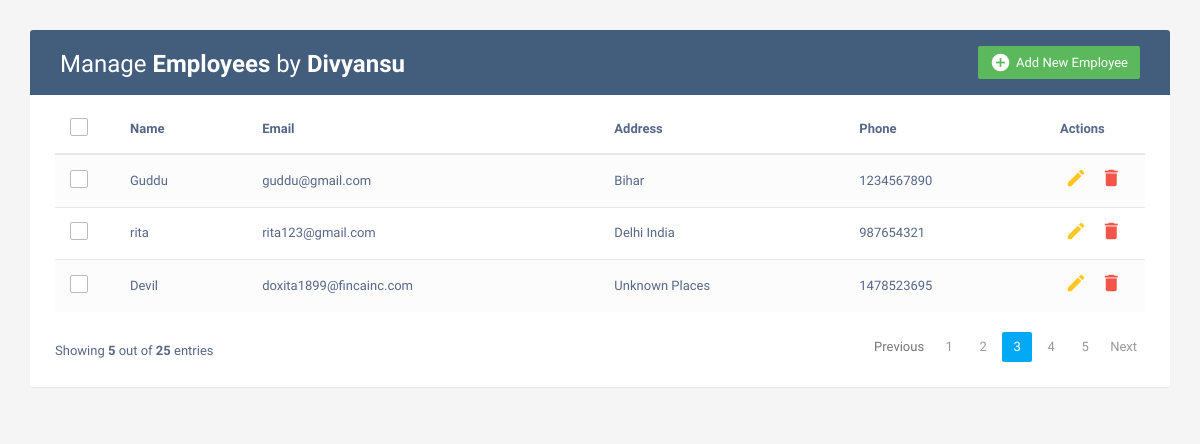
The page / on the database its author committed.
### CURD/models.py (models this page shows, shortened)
class Employee(models.Model):
    name = models.CharField(max_length=100)
    email = models.EmailField(max_length=100)
    address = models.TextField()
    phone = models.IntegerField()

### CURD/views.py (the view)
# urls.py: path('',index,name='home'),
def index(request):
    emp = Employee.objects.all()
    context = {
        'emp':emp
    }
    return render(request,'index.html',context)

### templates/index.html (shortened to what this page needs)
<!DOCTYPE html>
<html lang="en">
<head>
<link rel="stylesheet" href="https://maxcdn.bootstrapcdn.com/font-awesome/4.7.0/css/font-awesome.min.css">
<link rel="stylesheet" href="https://maxcdn.bootstrapcdn.com/bootstrap/3.3.7/css/bootstrap.min.css">
<body>
    <div class="container">
        <div class="table-wrapper">
            <div class="table-title">
                <div class="row">
                    <div class="col-sm-6">
						<h2>Manage <b>Employees </b> by <b><a class="me" href="https://instagram.com/123divyansuverma">Divyansu</a></b></h2>
					</div>
					<div class="col-sm-6">
						<a href="#addEmployeeModal" class="btn btn-success" data-toggle="modal"><i class="material-icons">&#xE147;</i> <span>Add New Employee</span></a>
					</div>
                </div>
            </div>
            <table class="table table-striped table-hover">
                <thead>
                    <tr>
						<th>
							<span class="custom-checkbox">
								<label for="selectAll"></label>
							</span>
						</th>
                        <th>Name</th>
                        <th>Email</th>
						<th>Address</th>
                        <th>Phone</th>
                        <th>Actions</th>
                    </tr>
                </thead>
                <tbody>
                    {% for em in emp %}
                        <tr>
                            <td>
                                <span class="custom-checkbox">
                                    <label for="checkbox1"></label>
                                </span>
                            </td>
                            <td>{{em.name}}</td>
                            <td>{{em.email}}</td>
                            <td>{{em.address}}</td>
                            <td>{{em.phone}}</td>
                            <td>
                                <a href="#editEmployeeModal-{{ forloop.counter }}" class="edit" data-toggle="modal"><i class="material-icons" data-toggle="tooltip" title="Edit">&#xE254;</i></a>
                                <a href="#deleteEmployeeModal-{{forloop.counter}}" class="delete" data-toggle="modal"><i class="material-icons" data-toggle="tooltip" title="Delete">&#xE872;</i></a>
                            </td>
                        </tr>
                    {% endfor %}
                </tbody>
            </table>
			<div class="clearfix">
                <div class="hint-text">Showing <b>5</b> out of <b>25</b> entries</div>
                <ul class="pagination">
                    <li class="page-item disabled"><a href="#">Previous</a></li>
                    <li class="page-item"><a href="#" class="page-link">1</a></li>
                    <li class="page-item"><a href="#" class="page-link">2</a></li>
                    <li class="page-item active"><a href="#" class="page-link">3</a></li>
                    <li class="page-item"><a href="#" class="page-link">4</a></li>
                    <li class="page-item"><a href="#" class="page-link">5</a></li>
                    <li class="page-item"><a href="#" class="page-link">Next</a></li>
                </ul>
            </div>
        </div>
    </div>
</body>
</html>

### templates/index.html (style rules this page uses)
body { color: #566787; background: #f5f5f5; font-family: 'Varela Round', sans-serif; font-size: 13px; }
.table-wrapper { background: #fff; padding: 20px 25px; margin: 30px 0; border-radius: 3px; box-shadow: 0 1px 1px rgba(0,0,0,.05); }
.table-title { padding-bottom: 15px; background: #435d7d; color: #fff; padding: 16px 30px; margin: -20px -25px 10px; border-radius: 3px 3px 0 0; }
.table-title h2 { margin: 5px 0 0; font-size: 24px; }
.table-title .btn { color: #fff; float: right; font-size: 13px; border: none; min-width: 50px; border-radius: 2px; border: none; outline: none !important; margin-left: 10px; }
.table-title .btn i { float: left; font-size: 21px; margin-right: 5px; }
.table-title .btn span { float: left; margin-top: 2px; }
table.table tr th, table.table tr td { border-color: #e9e9e9; padding: 12px 15px; vertical-align: middle; }
table.table tr th:first-child { width: 60px; }
table.table tr th:last-child { width: 100px; }
table.table-striped tbody tr:nth-of-type(odd) { background-color: #fcfcfc; }
table.table td:last-child i { opacity: 0.9; font-size: 22px; margin: 0 5px; }
table.table td a { font-weight: bold; color: #566787; display: inline-block; text-decoration: none; outline: none !important; }
table.table td a.edit { color: #FFC107; }
table.table td a.delete { color: #F44336; }
table.table td i { font-size: 19px; }
.pagination { float: right; margin: 0 0 5px; }
.pagination li a { border: none; font-size: 13px; min-width: 30px; min-height: 30px; color: #999; margin: 0 2px; line-height: 30px; border-radius: 2px !important; text-align: center; padding: 0 6px; }
.pagination li.active a, .pagination li.active a.page-link { background: #03A9F4; }
.hint-text { float: left; margin-top: 10px; font-size: 13px; }
.custom-checkbox { position: relative; }
.custom-checkbox label:before { width: 18px; height: 18px; }
.custom-checkbox label:before { content: ''; margin-right: 10px; display: inline-block; vertical-align: text-top; background: white; border: 1px solid #bbb; border-radius: 2px; box-sizing: border-box; z-index: 2; }
.me { text-decoration:none; color:white; }

### rows shown on the page
Employee: name "Guddu", email "guddu@gmail.com", address "Bihar", phone "1234567890"
Employee: name "rita", email "rita123@gmail.com", address "Delhi India", phone "987654321"
Employee: name "Devil", email "doxita1899@fincainc.com", address "Unknown Places", phone "1478523695"
